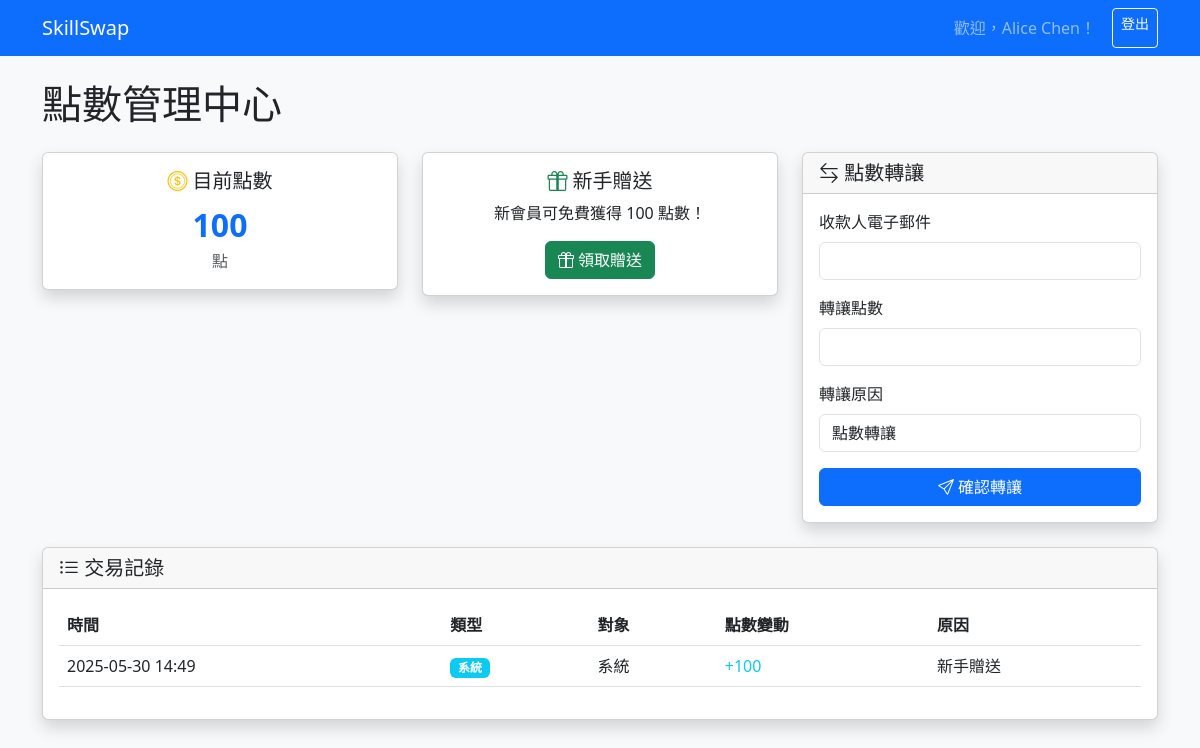
Screenshot of /points.php (signed in) with the database file from the repository.
### tables this page shows
CREATE TABLE `PointTransaction` (
  `tx_id` INT AUTO_INCREMENT PRIMARY KEY,
  `from_user_id` INT NOT NULL,
  `to_user_id` INT,
  `amount` INT NOT NULL,
  `reason` VARCHAR(255) NOT NULL,
  `created_at` DATETIME NOT NULL DEFAULT CURRENT_TIMESTAMP,
  FOREIGN KEY (`from_user_id`) REFERENCES `User`(`user_id`) ON DELETE CASCADE,
  FOREIGN KEY (`to_user_id`) REFERENCES `User`(`user_id`) ON DELETE SET NULL
);

### src/points.php (called while the page is built, shortened)
<?php
function get_user_points($user_id) {
    global $pdo;
    $stmt = $pdo->prepare("SELECT COALESCE(SUM(amount), 0) as total_points
                          FROM PointTransaction
                          WHERE to_user_id = ? OR (from_user_id = ? AND to_user_id IS NULL)");
    $stmt->execute([$user_id, $user_id]);
    $result = $stmt->fetch(PDO::FETCH_ASSOC);
    return $result['total_points'] ?? 0;
}
function get_user_transactions($user_id, $limit = 20, $offset = 0) {
    global $pdo;
    $limit = (int)$limit;
    $offset = (int)$offset;
    $stmt = $pdo->prepare("SELECT pt.*,
                          from_user.name as from_user_name,
                          to_user.name as to_user_name
                          FROM PointTransaction pt
                          LEFT JOIN User from_user ON pt.from_user_id = from_user.user_id
                          LEFT JOIN User to_user ON pt.to_user_id = to_user.user_id
                          WHERE pt.from_user_id = ? OR pt.to_user_id = ?
                          ORDER BY pt.created_at DESC
                          LIMIT $limit OFFSET $offset");
    $stmt->execute([$user_id, $user_id]);
    return $stmt->fetchAll(PDO::FETCH_ASSOC);
}

### public/points.php (the view, shortened to what this page needs)
<?php
require_once __DIR__ . '/../src/db.php';
require_once __DIR__ . '/../src/points.php';
$current_points = get_user_points($_SESSION['user_id']);
$transactions = get_user_transactions($_SESSION['user_id'], 20, 0);
?>
<!DOCTYPE html>
<html lang="zh-Hant">
<head>
    <link href="https://cdn.jsdelivr.net/npm/bootstrap@5.3.0/dist/css/bootstrap.min.css" rel="stylesheet">
    <link rel="stylesheet" href="https://cdn.jsdelivr.net/npm/bootstrap-icons@1.11.0/font/bootstrap-icons.css">
</head>
<body>
    <nav class="navbar navbar-expand-lg navbar-dark bg-primary">
        <div class="container">
            <a class="navbar-brand" href="index.php">SkillSwap</a>
            <div class="navbar-nav ms-auto">
                <span class="navbar-text me-3">歡迎，<?= htmlspecialchars($_SESSION['user_name']) ?>！</span>
                <a class="btn btn-outline-light btn-sm" href="logout.php">登出</a>
            </div>
        </div>
    </nav>
    <div class="container mt-4">
        <div class="row">
            <div class="col-12">
                <h1 class="mb-4">點數管理中心</h1>
            </div>
        </div>
        <div class="row mb-4">
            <div class="col-md-4">
                <div class="card shadow text-center">
                    <div class="card-body">
                        <h5 class="card-title">
                            <i class="bi bi-coin text-warning"></i> 目前點數
                        </h5>
                        <div class="points-display text-primary">
                            <?= $current_points ?>
                        </div>
                        <p class="card-text text-muted">點</p>
                    </div>
                </div>
            </div>
            <div class="col-md-4">
                <div class="card shadow">
                    <div class="card-body text-center">
                        <h5 class="card-title">
                            <i class="bi bi-gift text-success"></i> 新手贈送
                        </h5>
                        <p class="card-text">新會員可免費獲得 100 點數！</p>
                        <form method="POST" action="">
                            <button type="submit" name="claim_bonus" class="btn btn-success">
                                <i class="bi bi-gift"></i> 領取贈送
                            </button>
                        </form>
                    </div>
                </div>
            </div>
            <div class="col-md-4">
                <div class="card shadow">
                    <div class="card-header">
                        <h5 class="card-title mb-0">
                            <i class="bi bi-arrow-left-right"></i> 點數轉讓
                        </h5>
                    </div>
                    <div class="card-body">
                        <form method="POST" action="">
                            <div class="mb-3">
                                <label for="to_email" class="form-label">收款人電子郵件</label>
                                <input type="email" class="form-control" id="to_email" name="to_email" required>
                            </div>
                            <div class="mb-3">
                                <label for="amount" class="form-label">轉讓點數</label>
                                <input type="number" class="form-control" id="amount" name="amount"
                                       min="1" max="<?= $current_points ?>" required>
                            </div>
                            <div class="mb-3">
                                <label for="reason" class="form-label">轉讓原因</label>
                                <input type="text" class="form-control" id="reason" name="reason"
                                       value="點數轉讓" maxlength="100">
                            </div>
                            <button type="submit" name="transfer_points" class="btn btn-primary w-100">
                                <i class="bi bi-send"></i> 確認轉讓
                            </button>
                        </form>
                    </div>
                </div>
            </div>
        </div>
        <div class="row">
            <div class="col-12">
                <div class="card shadow">
                    <div class="card-header">
                        <h5 class="card-title mb-0">
                            <i class="bi bi-list-ul"></i> 交易記錄
                        </h5>
                    </div>
                    <div class="card-body">
                        <?php if (empty($transactions)): ?>
                            <div class="alert alert-info text-center">
                                <i class="bi bi-info-circle"></i> 目前沒有交易記錄
                            </div>
                        <?php else: ?>
                            <div class="table-responsive">
                                <table class="table table-hover">
                                    <thead>
                                        <tr>
                                            <th>時間</th>
                                            <th>類型</th>
                                            <th>對象</th>
                                            <th>點數變動</th>
                                            <th>原因</th>
                                        </tr>
                                    </thead>
                                    <tbody>
                                        <?php foreach ($transactions as $tx): ?>
                                            <tr>
                                                <td><?= date('Y-m-d H:i', strtotime($tx['created_at'])) ?></td>
                                                <td>
                                                    <?php if ($tx['to_user_id'] == $_SESSION['user_id'] && $tx['from_user_id'] != $_SESSION['user_id']): ?>
                                                        <span class="badge bg-success">收入</span>
                                                    <?php elseif ($tx['from_user_id'] == $_SESSION['user_id'] && $tx['to_user_id'] == $_SESSION['user_id']): ?>
                                                        <span class="badge bg-info">系統</span>
                                                    <?php else: ?>
                                                        <span class="badge bg-warning">支出</span>
                                                    <?php endif; ?>
                                                </td>
                                                <td>
                                                    <?php if ($tx['to_user_id'] == $_SESSION['user_id'] && $tx['from_user_id'] != $_SESSION['user_id']): ?>
                                                        <?= htmlspecialchars($tx['from_user_name'] ?? '系統') ?>
                                                    <?php elseif ($tx['from_user_id'] == $_SESSION['user_id'] && $tx['to_user_id'] == $_SESSION['user_id']): ?>
                                                        系統
                                                    <?php else: ?>
                                                        <?= htmlspecialchars($tx['to_user_name'] ?? '系統') ?>
                                                    <?php endif; ?>
                                                </td>
                                                <td>
                                                    <?php if ($tx['to_user_id'] == $_SESSION['user_id'] && $tx['from_user_id'] != $_SESSION['user_id']): ?>
                                                        <span class="text-success">+<?= $tx['amount'] ?></span>
                                                    <?php elseif ($tx['from_user_id'] == $_SESSION['user_id'] && $tx['to_user_id'] == $_SESSION['user_id']): ?>
                                                        <span class="text-info">+<?= $tx['amount'] ?></span>
                                                    <?php else: ?>
                                                        <span class="text-danger"><?= $tx['amount'] ?></span>
                                                    <?php endif; ?>
                                                </td>
                                                <td><?= htmlspecialchars($tx['reason']) ?></td>
                                            </tr>
                                        <?php endforeach; ?>
                                    </tbody>
                                </table>
                            </div>
                        <?php endif; ?>
                    </div>
                </div>
            </div>
        </div>
    </div>
</body>
</html>

### public/points.php (style rules this page uses)
body { background: #f8f9fa; }
.points-display { font-size: 2rem; font-weight: bold; }

### rows the page displays
pointtransaction: created_at "2025-05-30 14:49", shows "系統", amount "100", reason "新手贈送"

### other values shown
$_SESSION['user_name'] "Alice Chen"
$current_points "100"
